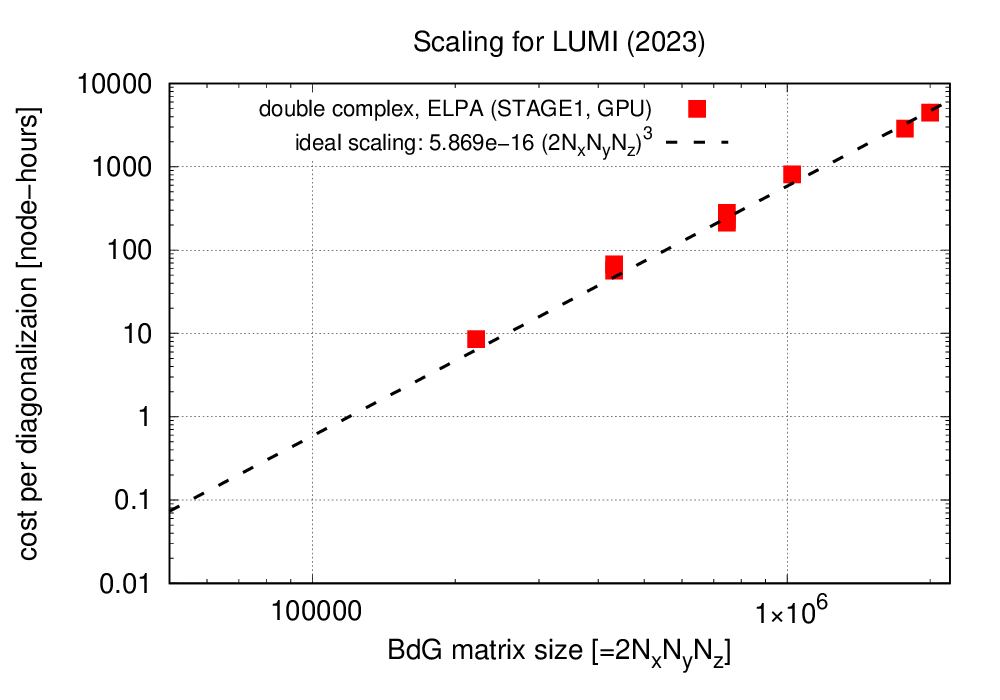

This figure's gnuplot source:
set term post enh eps color dashed 20
set output "st-lumi-scaling.eps"

set style line 1 pt 5 ps 2.0 lw 2. lt 1 lc 1   
set style line 2 pt 7 ps 2.0 lw 2. lt 1 lc 3
set style line 12 pt 2 ps 1.5 lw 4. lt 1 lc -1 dt 2 

set key top left font ",16"
set key spacing 1.5
set logscale xy
set xrange[50000:2.2e6]
set grid

set xlabel "BdG matrix size [=2N_xN_yN_z]"
set ylabel "cost per diagonalizaion [node-hours]"
set title "Scaling for LUMI (2023)"

a=1
ideal(N) = a*N**3
coeffa = 0.52 / ideal(65536)
a=coeffa

fit [0.06e6:1.0e6] ideal(x) "st-lumi-scaling.txt" u 1:2 i 0 via a

ilabel = sprintf("ideal scaling: %.4g (2N_xN_yN_z)^3", a)
plot "st-lumi-scaling.txt" u 1:2 i 0 title "double complex, ELPA (STAGE1, GPU)" w p ls 1, \
     ideal(x) title ilabel  w l ls 12

set out
set terminal X

system("convert -colorspace sRGB -density 200 st-lumi-scaling.eps st-lumi-scaling.png")
